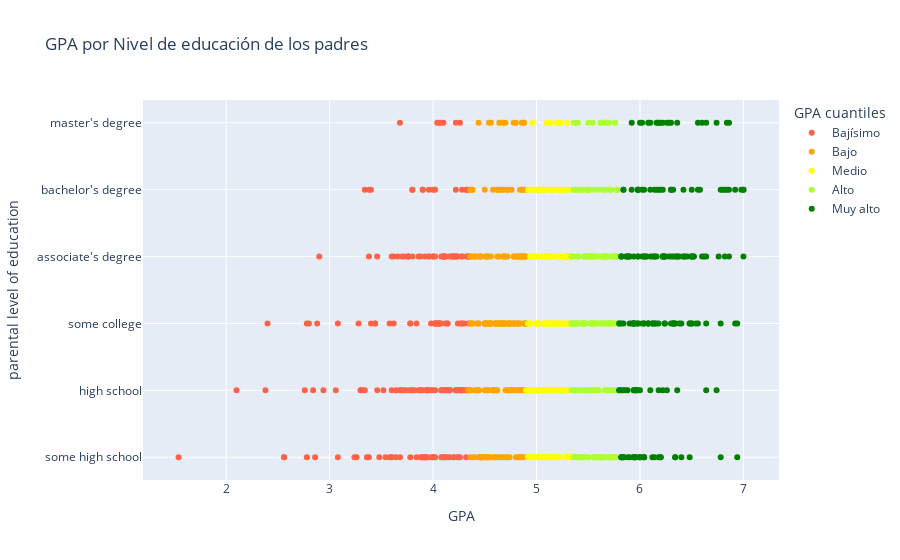

The cell this chart's notebook holds for it:
### Markdown cell above
**Respuesta:**

### Code cell
# Código para quintiles 
# La variable que contenga los quintiles debe llamarse GPA cuantiles para que el gráfico funcione.
df_grades2["GPA cuantiles"] = pd.qcut(
    df_grades2["GPA"], q=5, labels=["Bajísimo", "Bajo", "Medio", "Alto", "Muy alto"]
)


# Código de gráfico 
fig = px.scatter(
    df_grades2.sort_values(by="GPA"),
    x="GPA",
    y="parental level of education",
    hover_data=["gender"],
    color="GPA cuantiles",
    title="GPA por Nivel de educación de los padres",
    color_discrete_sequence=["tomato", "orange", "yellow", "greenyellow", "green"]
)

fig

### Figure 1 — Plotly figure (JSON) as saved in the notebook; plotly's stock layout.template omitted (floating-point values rounded to 4 significant figures; data arrays with more than 128 entries replaced by an {"elided": "..."} marker saying what was removed)
{"data": [{"customdata": {"elided": "204x1 str values"}, "hovertemplate": "GPA cuantiles=Bajísimo<br>GPA=%{x}<br>parental level of education=%{y}<br>gender=%{customdata[0]}<extra></extra>", "legendgroup": "Bajísimo", "marker": {"color": "tomato", "symbol": "circle"}, "mode": "markers", "name": "Bajísimo", "orientation": "h", "showlegend": true, "type": "scatter", "x": {"elided": "204 float values"}, "xaxis": "x", "y": {"elided": "204 str values"}, "yaxis": "y"}, {"customdata": {"elided": "202x1 str values"}, "hovertemplate": "GPA cuantiles=Bajo<br>GPA=%{x}<br>parental level of education=%{y}<br>gender=%{customdata[0]}<extra></extra>", "legendgroup": "Bajo", "marker": {"color": "orange", "symbol": "circle"}, "mode": "markers", "name": "Bajo", "orientation": "h", "showlegend": true, "type": "scatter", "x": {"elided": "202 float values"}, "xaxis": "x", "y": {"elided": "202 str values"}, "yaxis": "y"}, {"customdata": {"elided": "200x1 str values"}, "hovertemplate": "GPA cuantiles=Medio<br>GPA=%{x}<br>parental level of education=%{y}<br>gender=%{customdata[0]}<extra></extra>", "legendgroup": "Medio", "marker": {"color": "yellow", "symbol": "circle"}, "mode": "markers", "name": "Medio", "orientation": "h", "showlegend": true, "type": "scatter", "x": {"elided": "200 float values"}, "xaxis": "x", "y": {"elided": "200 str values"}, "yaxis": "y"}, {"customdata": {"elided": "196x1 str values"}, "hovertemplate": "GPA cuantiles=Alto<br>GPA=%{x}<br>parental level of education=%{y}<br>gender=%{customdata[0]}<extra></extra>", "legendgroup": "Alto", "marker": {"color": "greenyellow", "symbol": "circle"}, "mode": "markers", "name": "Alto", "orientation": "h", "showlegend": true, "type": "scatter", "x": {"elided": "196 float values"}, "xaxis": "x", "y": {"elided": "196 str values"}, "yaxis": "y"}, {"customdata": {"elided": "198x1 str values"}, "hovertemplate": "GPA cuantiles=Muy alto<br>GPA=%{x}<br>parental level of education=%{y}<br>gender=%{customdata[0]}<extra></extra>", "legendgroup": "Muy alto", "marker": {"color": "green", "symbol": "circle"}, "mode": "markers", "name": "Muy alto", "orientation": "h", "showlegend": true, "type": "scatter", "x": {"elided": "198 float values"}, "xaxis": "x", "y": {"elided": "198 str values"}, "yaxis": "y"}], "layout": {"legend": {"title": {"text": "GPA cuantiles"}, "tracegroupgap": 0}, "title": {"text": "GPA por Nivel de educación de los padres"}, "xaxis": {"anchor": "y", "domain": [0, 1], "title": {"text": "GPA"}}, "yaxis": {"anchor": "x", "domain": [0, 1], "title": {"text": "parental level of education"}}}}
